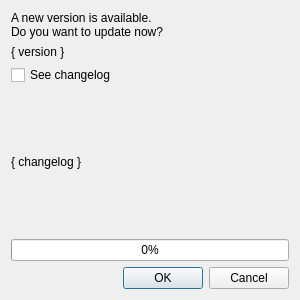
<?xml version="1.0" encoding="UTF-8"?>
<ui version="4.0">
 <class>UpdateDialog</class>
 <widget class="QDialog" name="UpdateDialog">
  <property name="geometry">
   <rect>
    <x>0</x>
    <y>0</y>
    <width>300</width>
    <height>300</height>
   </rect>
  </property>
  <property name="windowTitle">
   <string>Updater</string>
  </property>
  <layout class="QVBoxLayout" name="verticalLayout" stretch="0,0,0,1,0,0">
   <property name="sizeConstraint">
    <enum>QLayout::SetMinimumSize</enum>
   </property>
   <item>
    <widget class="QLabel" name="labelUpdateAvailable">
     <property name="sizePolicy">
      <sizepolicy hsizetype="Preferred" vsizetype="Minimum">
       <horstretch>0</horstretch>
       <verstretch>0</verstretch>
      </sizepolicy>
     </property>
     <property name="text">
      <string>A new version is available.&lt;br/&gt;Do you want to update now?</string>
     </property>
    </widget>
   </item>
   <item>
    <widget class="QLabel" name="labelVersion">
     <property name="sizePolicy">
      <sizepolicy hsizetype="Preferred" vsizetype="Minimum">
       <horstretch>0</horstretch>
       <verstretch>0</verstretch>
      </sizepolicy>
     </property>
     <property name="text">
      <string notr="true">{ version }</string>
     </property>
    </widget>
   </item>
   <item>
    <widget class="QCheckBox" name="checkShowChangelog">
     <property name="text">
      <string>See changelog</string>
     </property>
    </widget>
   </item>
   <item>
    <widget class="QLabel" name="labelChangelog">
     <property name="sizePolicy">
      <sizepolicy hsizetype="Preferred" vsizetype="MinimumExpanding">
       <horstretch>0</horstretch>
       <verstretch>0</verstretch>
      </sizepolicy>
     </property>
     <property name="text">
      <string notr="true">{ changelog }</string>
     </property>
    </widget>
   </item>
   <item>
    <widget class="QProgressBar" name="progressDownload">
     <property name="value">
      <number>0</number>
     </property>
    </widget>
   </item>
   <item>
    <widget class="QDialogButtonBox" name="buttonBox">
     <property name="orientation">
      <enum>Qt::Horizontal</enum>
     </property>
     <property name="standardButtons">
      <set>QDialogButtonBox::Cancel|QDialogButtonBox::Ok</set>
     </property>
    </widget>
   </item>
  </layout>
 </widget>
 <resources/>
 <connections>
  <connection>
   <sender>buttonBox</sender>
   <signal>accepted()</signal>
   <receiver>UpdateDialog</receiver>
   <slot>accept()</slot>
   <hints>
    <hint type="sourcelabel">
     <x>227</x>
     <y>282</y>
    </hint>
    <hint type="destinationlabel">
     <x>157</x>
     <y>274</y>
    </hint>
   </hints>
  </connection>
  <connection>
   <sender>buttonBox</sender>
   <signal>rejected()</signal>
   <receiver>UpdateDialog</receiver>
   <slot>reject()</slot>
   <hints>
    <hint type="sourcelabel">
     <x>295</x>
     <y>288</y>
    </hint>
    <hint type="destinationlabel">
     <x>286</x>
     <y>274</y>
    </hint>
   </hints>
  </connection>
  <connection>
   <sender>checkShowChangelog</sender>
   <signal>toggled(bool)</signal>
   <receiver>UpdateDialog</receiver>
   <slot>resizeToFit()</slot>
   <hints>
    <hint type="sourcelabel">
     <x>162</x>
     <y>67</y>
    </hint>
    <hint type="destinationlabel">
     <x>401</x>
     <y>52</y>
    </hint>
   </hints>
  </connection>
 </connections>
 <slots>
  <slot>resizeToFit()</slot>
 </slots>
</ui>
